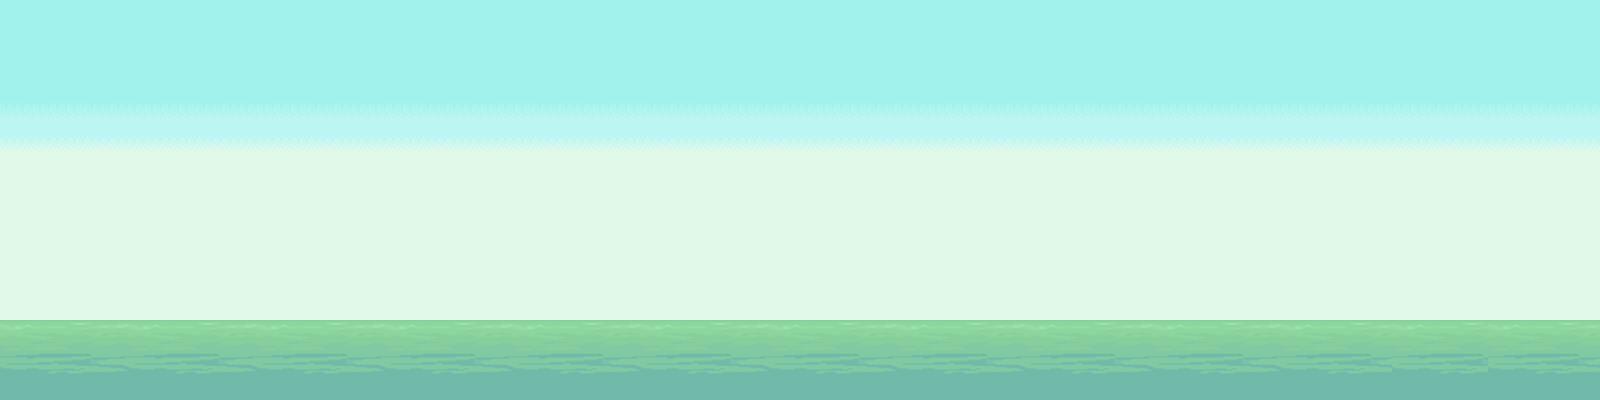

This game map was drawn from its Tiled (.tmx) file and the tilesets committed beside it. A one-line description and the trimmed map source follow:
An orthogonal 100x25 tile map with 16x16 px tiles, 2 tile layers (Sky, Sea), 2 tilesets.

<map version="1.0" orientation="orthogonal" renderorder="right-down" width="100" height="25" tilewidth="16" tileheight="16" nextobjectid="1">
 <tileset firstgid="1" name="sky_resized" tilewidth="16" tileheight="16" tilecount="140" columns="7">
  <image source="sky_resized.png" width="120" height="324" />
 </tileset>
 <tileset firstgid="141" name="sea_resized" tilewidth="16" tileheight="16" tilecount="56" columns="8">
  <image source="sea_resized.png" width="136" height="116" />
 </tileset>
 <layer name="Sky" width="100" height="25">
  <data>[2500 cells, 1960 non-empty, 140 distinct tile ids]</data>
 </layer>
 <layer name="Sea" width="100" height="25">
  <data>[2500 cells, 540 non-empty, 80 distinct tile ids]</data>
 </layer>
</map>
